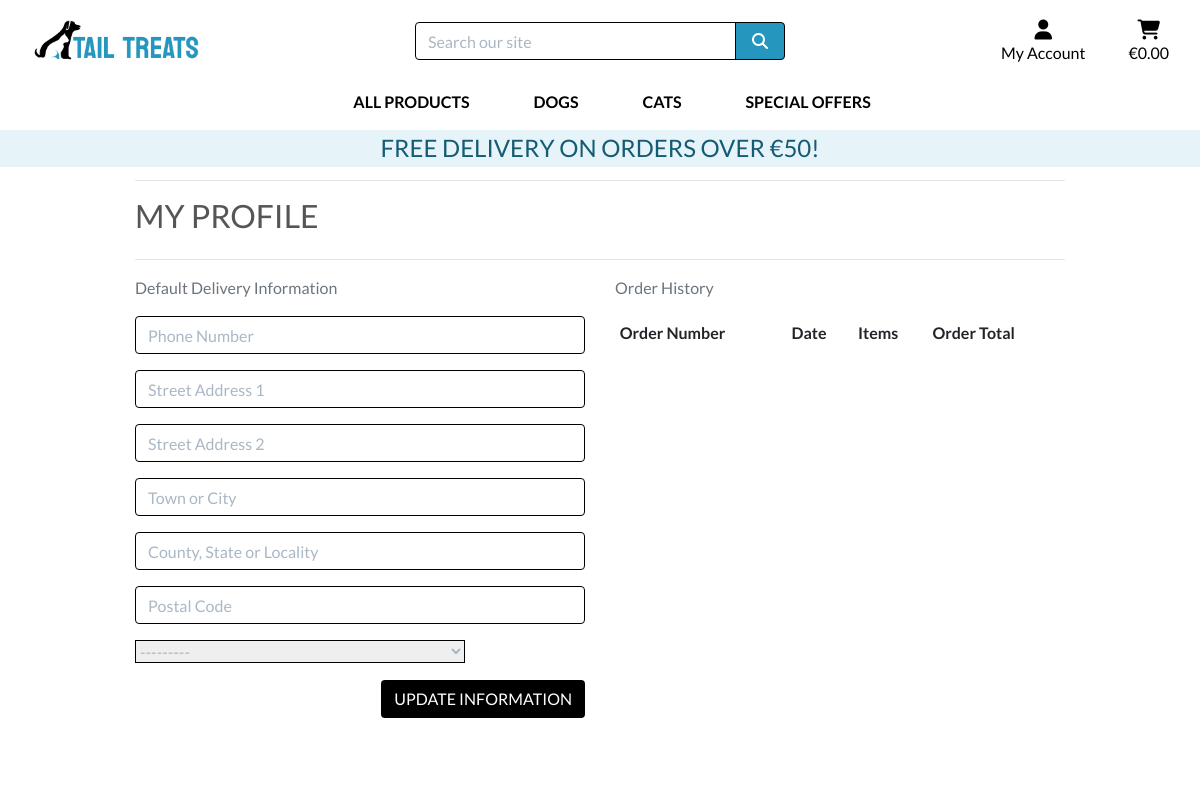
The app's page /profile/ (signed in), older data.
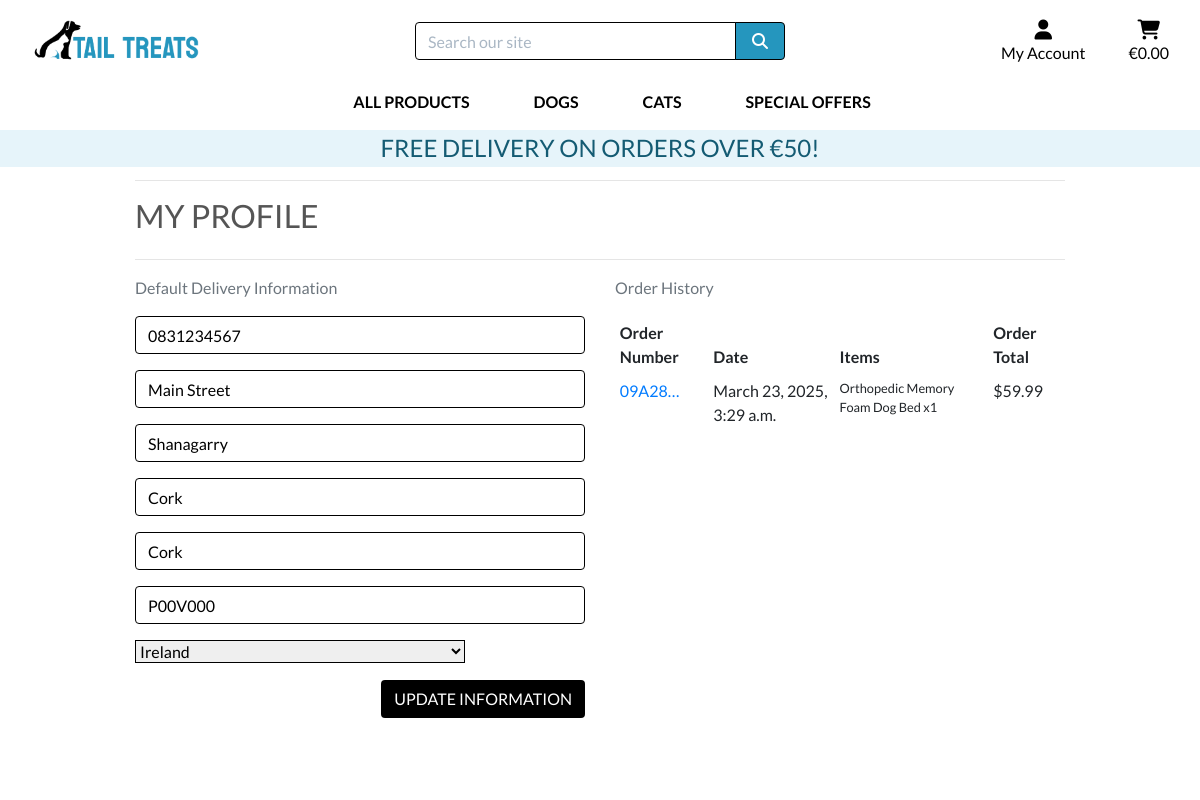
The same page, newer data.
### profiles/models.py (models this page shows, shortened)
class UserProfile(models.Model):
    user = models.OneToOneField(User, on_delete=models.CASCADE)
    default_phone_number = models.CharField(max_length=20, null=True, blank=True)
    default_street_address1 = models.CharField(max_length=80, null=True, blank=True)
    default_street_address2 = models.CharField(max_length=80, null=True, blank=True)
    default_town_or_city = models.CharField(max_length=40, null=True, blank=True)
    default_county = models.CharField(max_length=80, null=True, blank=True)
    default_postcode = models.CharField(max_length=20, null=True, blank=True)
    default_country = CountryField(blank_label='Country', null=True, blank=True)

### checkout/models.py (models this page shows, shortened)
class Order(models.Model):
    order_number = models.CharField(max_length=32, null=False, editable=False)
    user_profile = models.ForeignKey(UserProfile, on_delete=models.SET_NULL,
                                     null=True, blank=True, related_name='orders')
    full_name = models.CharField(max_length=50, null=False, blank=False)
    email = models.EmailField(max_length=254, null=False, blank=False)
    phone_number = models.CharField(max_length=20, null=False, blank=False)
    country = CountryField(blank_label='Country *', null=False, blank=False)
    postcode = models.CharField(max_length=20, null=True, blank=True)
    town_or_city = models.CharField(max_length=40, null=False, blank=False)
    street_address1 = models.CharField(max_length=80, null=False, blank=False)
    street_address2 = models.CharField(max_length=80, null=True, blank=True)
    county = models.CharField(max_length=80, null=True, blank=True)
    date = models.DateTimeField(auto_now_add=True)
    delivery_cost = models.DecimalField(max_digits=6, decimal_places=2, null=False, default=0)
    order_total = models.DecimalField(max_digits=10, decimal_places=2, null=False, default=0)
    grand_total = models.DecimalField(max_digits=10, decimal_places=2, null=False, default=0)
    original_cart = models.TextField(null=False, blank=False, default='')
    stripe_pid = models.CharField(max_length=254, null=False, blank=False, default='')

class OrderLineItem(models.Model):
    order = models.ForeignKey(Order, null=False, blank=False, on_delete=models.CASCADE, related_name='lineitems')
    product = models.ForeignKey(Product, null=False, blank=False, on_delete=models.CASCADE)
    product_size = models.CharField(max_length=2, null=True, blank=True) # XS, S, M, L, XL
    quantity = models.IntegerField(null=False, blank=False, default=0)
    lineitem_total = models.DecimalField(max_digits=6, decimal_places=2, null=False, blank=False, editable=False)

### products/models.py (models this page shows, shortened)
class Product(models.Model):
    category = models.ForeignKey('Category', null=True, blank=True, on_delete=models.SET_NULL)
    sku = models.CharField(max_length=254, unique=True, blank=True, null=True)
    name = models.CharField(max_length=254)
    description = models.TextField()
    price = models.DecimalField(max_digits=6, decimal_places=2)
    rating = models.DecimalField(max_digits=3, decimal_places=1, blank=True, null=True)
    image_url = models.URLField(max_length=1024, blank=True, null=True)
    image = models.ImageField(upload_to='products/', blank=True, null=True)

### profiles/views.py (the view)
# urls.py: path('', views.profile, name='profile'),
def profile(request):
    profile = get_object_or_404(UserProfile, user=request.user)
    if request.method == 'POST':
        form = UserProfileForm(request.POST, instance=profile)
        if form.is_valid():
            form.save()
            messages.success(request, 'Profile updated successfully')
    form = UserProfileForm(instance=profile)
    orders = profile.orders.all()
    template = 'profiles/profile.html'
    context = {
        'form': form,
        'orders': orders,
        'on_profile_page': True
    }
    return render(request, template, context)

### profiles/forms.py
class UserProfileForm(forms.ModelForm):
    class Meta:
        model = UserProfile
        exclude = ('user',)
    def __init__(self, *args, **kwargs):
        super().__init__(*args, **kwargs)
        placeholders = {
            'default_phone_number': 'Phone Number',
            'default_postcode': 'Postal Code',
            'default_town_or_city': 'Town or City',
            'default_street_address1': 'Street Address 1',
            'default_street_address2': 'Street Address 2',
            'default_county': 'County, State or Locality',
        }
        self.fields['default_phone_number'].widget.attrs['autofocus'] = True
        for field in self.fields:
            if field != 'default_country':
                if self.fields[field].required:
                    placeholder = f'{placeholders[field]} *'
                else:
                    placeholder = placeholders[field]
                self.fields[field].widget.attrs['placeholder'] = placeholder
            self.fields[field].widget.attrs['class'] = 'border-black rounded-5 profile-form-input'
            self.fields[field].label = False

### cart/contexts.py (called while the page is built, shortened)
def cart_contents(request):
    cart_items = []
    total = 0
    product_count = 0
    cart = request.session.get('cart', {})
    if total < settings.FREE_DELIVERY_THRESHOLD:
        delivery = total * Decimal(settings.STANDARD_DELIVERY_PERCENTAGE / 100)
        free_delivery_delta = settings.FREE_DELIVERY_THRESHOLD - total
    else:
        delivery = 0
        free_delivery_delta = 0
    grand_total = delivery + total
    context = {
        'cart_items': cart_items,
        'total': total,
        'product_count': product_count,
        'delivery': delivery,
        'free_delivery_delta': free_delivery_delta,
        'free_delivery_threshold': settings.FREE_DELIVERY_THRESHOLD,
        'grand_total': grand_total,
    }
    return context

### profiles/templates/profiles/profile.html (shortened to what this page needs)
{% extends "base.html" %}
{% load static %}
{% block extra_css %}
    <link rel="stylesheet" href="{% static 'profiles/css/profile.css' %}">
{% endblock %}
{% block page_header %}
    <div class="container header-container">
    </div>
{% endblock %}
{% block content %}
    <div class="overlay"></div>
    <div class="container">
        <div class="row">
            <div class="col">
                <hr>
                <h2 class="logo-font mb-4">My Profile</h2>
                <hr>
            </div>
        </div>
        <div class="row">
            <div class="col-12 col-lg-6">
                <p class="text-muted">Default Delivery Information</p>
                <form class="mt-3" action="{% url 'profile' %}" method="POST" id="profile-update-form">
                    {{ form|crispy }}
                    <button class="btn btn-black rounded-5 text-uppercase float-right">Update Information</button>
                </form>
            </div>
            <div class="col-12 col-lg-6">
                <p class="text-muted">Order History</p>
                <div class="order-history table-responsive">
                    <table class="table table-sm table-borderless">
                        <thead>
                            <tr>
                                <th>Order Number</th>
                                <th>Date</th>
                                <th>Items</th>
                                <th>Order Total</th>
                            </tr>
                        </thead>
                        <tbody>
                            {% for order in orders %}
                                <tr>
                                    <td>
                                        <a href="{% url 'order_history' order.order_number %}"
                                           title="{{ order.order_number }}">
                                            {{ order.order_number|truncatechars:6 }}
                                        </a>
                                    </td>
                                    <td>{{ order.date }}</td>
                                    <td>
                                        <ul class="list-unstyled">
                                            {% for item in order.lineitems.all %}
                                                <li class="small">
                                                    {{ item.product.name }} x{{ item.quantity }}
                                                </li>
                                            {% endfor %}
                                        </ul>
                                    </td>
                                    <td>${{ order.grand_total }}</td>
                                </tr>
                            {% endfor %}
                        </tbody>
                    </table>
                </div>
            </div>
        </div>
{% endblock %}

### templates/base.html (shortened to what this page needs)
{% load static %}
<!doctype html>
<html lang="en">
  <head>
    {% block corecss %}
    <link rel="stylesheet" href="https://stackpath.bootstrapcdn.com/bootstrap/4.4.1/css/bootstrap.min.css"
>
    <link rel="stylesheet" href="{% static 'css/base.css' %}">
    {% endblock %}
    {% block extra_css %}
    {% endblock %}
  </head>
  <body>
    <header class="container-fluid fixed-top">
      <div id="topnav" class="row bg-white pt-lg-2 d-none d-lg-flex">
          <div class="col-12 col-lg-4 my-auto py-1 py-lg-0 text-center text-lg-left">
            <a href="{% url 'home' %}" class="nav-link main-logo-link d-flex align-items-center">
              <img src="{% static 'images/logo.png' %}" alt="Tail Treats Logo" style="height: 50px;">
            </a>
          </div>
        <div class="col-12 col-lg-4 my-auto py-1 py-lg-0">
          <form method="GET" action="{% url 'products' %}">
            <div class="input-group w-100">
              <input class="form-control border border-black rounded-5" type="text" name="q" placeholder="Search our site">
              <div class="input-group-append">
                <button class="form-control btn btn-blue border border-black rounded-5" type="submit">
                  <span class="icon">
                    <i class="fas fa-search"></i>
                  </span>
                </button>
              </div>
            </div>
          </form>
        </div>
        <div class="col-12 col-lg-4 my-auto py-1 py-lg-0">
          <ul class="list-inline list-unstyled text-center text-lg-right my-0">
            <li class="list-inline-item dropdown">
              <a class="text-black nav-link" href="#" id="user-options" data-toggle="dropdown" aria-haspopup="true" aria-expanded="false">
                <div class="text-center">
                  <div><i class="fas fa-user fa-lg"></i></div>
                  <p class="my-0">My Account</p>
                </div>
              </a>
            </li>
            <li class="list-inline-item">
              <a class="{% if grand_total %}text-info font-weight-bold{% else %}text-black{% endif %} nav-link" href="{% url 'view_cart' %}">
                <div class="text-center">
                    <div><i class="fas fa-shopping-cart fa-lg"></i></div>
                    <p class="my-0">
                        {% if grand_total %}
                            ${{ grand_total|floatformat:2 }}
                        {% else %}
                            €0.00
                        {% endif %}
                    </p>
                </div>
              </a>
            </li>
          </ul>
        </div>
      </div>
      <div class="row bg-white">
        <nav class="navbar navbar-expand-lg navabar-light w-100">
          {% include 'includes/main-nav.html' %}
        </nav>
      </div>
      <div id="delivery-banner" class="row text-center">
        <div class="col bg-lightblue text-blue">
          <h4 class="logo-font my-1">Free delivery on orders over €{{ free_delivery_threshold }}!</h4>
        </div>
      </div>
    </header>
    {% block page_header %}
    {% endblock %}
    {% block content %}
    {% endblock %}
  </body>
</html>

### templates/includes/main-nav.html (shortened to what this page needs)
<div class="collapse navbar-collapse" id="main-nav">
    <ul class="navbar-nav w-auto mx-auto">
        <li class="nav-item dropdown">
            <a class="logo-font font-weight-bold nav-link text-black mr-5" href="#" id="all-products-link" data-toggle="dropdown" aria-haspopup="true" aria-expanded="false">
                All Products
            </a>
        </li>
        <li class="nav-item dropdown">
            <a class="logo-font font-weight-bold nav-link text-black mr-5" href="#" id="clothing-link" data-toggle="dropdown" aria-haspopup="true" aria-expanded="false">
                Dogs
            </a>
        </li>
        <li class="nav-item dropdown">
            <a class="logo-font font-weight-bold nav-link text-black mr-5" href="#" id="cats-link" data-toggle="dropdown" aria-haspopup="true" aria-expanded="false">
                Cats
            </a>
        </li>
        <li class="nav-item dropdown">
            <a class="logo-font font-weight-bold nav-link text-black" href="#" id="specials-link" data-toggle="dropdown" aria-haspopup="true" aria-expanded="false">
                Special Offers
            </a>
        </li>
    </ul>
</div>

### static/css/base.css (style rules this page uses)
html { height: 100%; }
body { background: url('/media/homepage_background.jpg') no-repeat center center fixed; background-size: cover; height: calc(100vh - 164px); color: #555; font-family: 'Lato'; }
.icon { align-items: center; display: inline-flex; justify-content: center; height: 1.5rem; width: 1.5rem; }
.logo-font { text-transform: uppercase; }
.main-logo-link { width: fit-content; }
.btn-black { background: black; color: white; }
.btn-blue { background: #2596be; color: white; }
.text-black { color: #000 !important; }
.text-blue { color:#145b73; }
.border-black { border: 1px solid black !important; }
.bg-lightblue { background: #e6f4fa; }
.overlay { height: 100%; width: 100%; top: 0; left: 0; position: fixed; background: white; z-index: -1; }
input[name='q']::placeholder { color: #aab7c4; }
@media (min-width: 1200px) { .container { max-width: 80%; } }
@media (min-width: 992px) { .header-container { padding-top: 164px; } }

### profiles/static/profiles/css/profile.css (style rules this page uses)
.order-history { max-height: 416px; overflow-y: auto; }
#profile-update-form .form-control { color: #000; }
#profile-update-form input::placeholder { color: #aab7c4; }
#id_default_country, #id_default_country option:not(:first-child) { color: #000; }

Row changes from the older to the newer data that the page shows:
changed UserProfile: default_phone_number (not shown) → "0831234567"; default_street_address1 (not shown) → "Main Street"; default_street_address2 (not shown) → "Shanagarry"; default_town_or_city (not shown) → "Cork"; default_county (not shown) → "Cork"; default_postcode (not shown) → "P00V000"; default_country "---------" → "Ireland"
added Order: order_number "09A28…", date "March 23, 2025, 3:29 a.m.", grand_total "59.99"
added OrderLineItem: product.name "Orthopedic Memory Foam Dog Bed", quantity "1"
